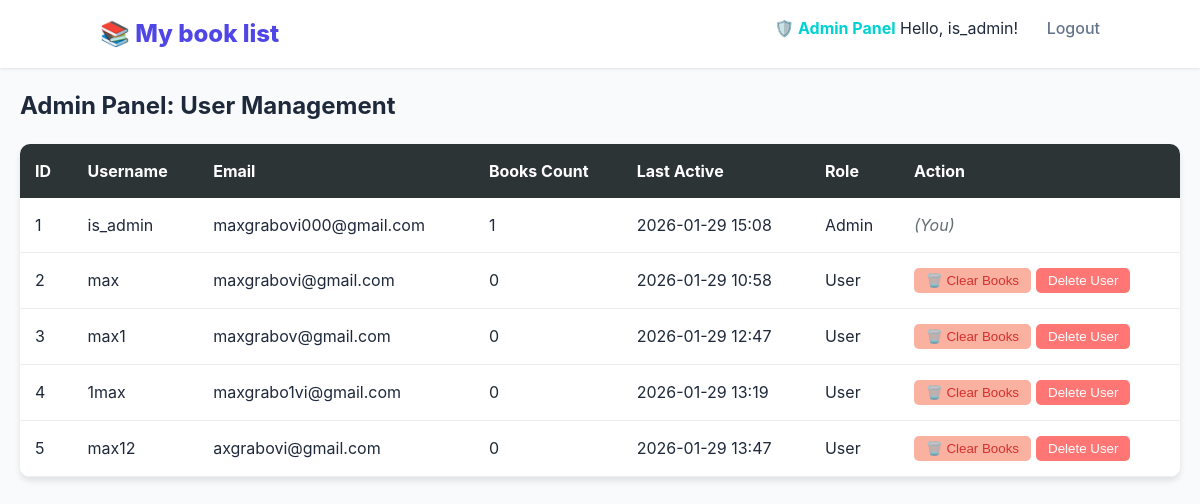
/api/admin/users (signed in), run on an earlier commit of the app's database.
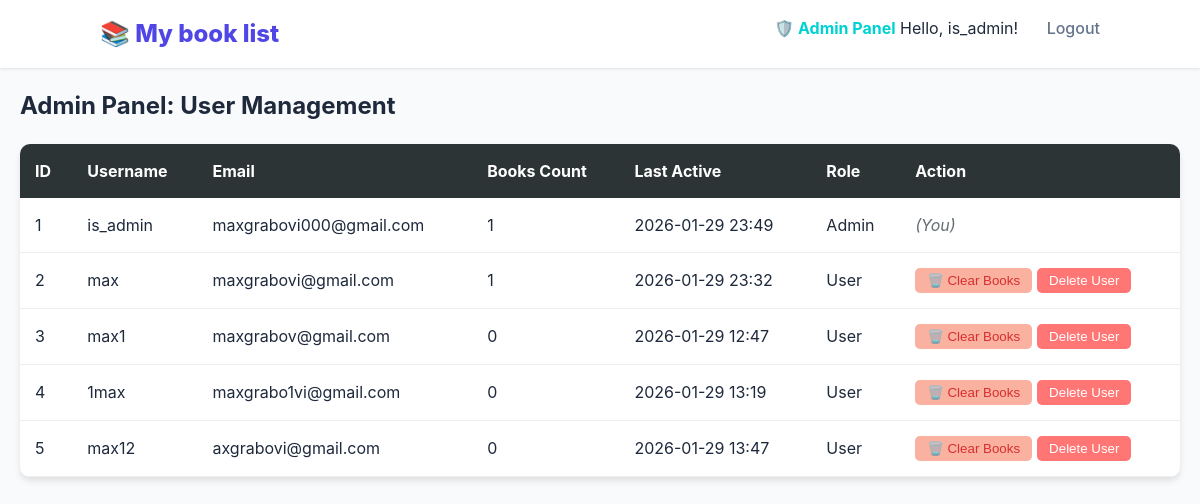
And on a later commit of the database.
### app.py (models this page shows)
class User(UserMixin, db.Model):
    id = db.Column(db.Integer, primary_key=True)
    username = db.Column(db.String(150), unique=True, nullable=False)
    email = db.Column(db.String(150), unique=True, nullable=False)
    password = db.Column(db.String(255), nullable=False)
    books = db.relationship('Book', backref='owner', lazy=True)
    is_admin = db.Column(db.Boolean, default=False)
    last_seen = db.Column(db.DateTime, default=db.func.now())

### app.py (the view)
@app.route('/api/admin/users')
@login_required
@admin_required
def api_admin_panel():
    users = User.query.all()
    return render_template('admin.html', users=users)

### app.py (called while the page is built)
def admin_required(f):
    @wraps(f)
    def decorated_function(*args, **kwargs):
        if not current_user.is_authenticated or not current_user.is_admin:
            return jsonify({'success': False, 'message': 'Admin access required'}), 403
        return f(*args, **kwargs)
    return decorated_function

@app.before_request
def before_request():
    if current_user.is_authenticated:
        current_user.last_seen = datetime.now(local_tz)
        db.session.commit()

@login_manager.user_loader
def load_user(user_id):
    return User.query.get(int(user_id))

### templates/admin.html (shortened to what this page needs)
{% extends "base.html" %}
{% block content %}
<div class="main-container">
    <h2>Admin Panel: User Management</h2>
    <table style="width:100%; border-collapse: collapse; margin-top: 20px; background: white; border-radius: 10px; overflow: hidden; box-shadow: 0 4px 6px rgba(0,0,0,0.1);">
        <thead>
        <tr style="background: #2d3436; color: white; text-align: left;">
            <th style="padding: 15px;">ID</th>
            <th style="padding: 15px;">Username</th>
            <th style="padding: 15px;">Email</th>
            <th style="padding: 15px;">Books Count</th>
            <th style="padding: 15px;">Last Active</th>
            <th style="padding: 15px;">Role</th>
            <th style="padding: 15px;">Action</th>
        </tr>
        </thead>
        <tbody>
        {% for user in users %}
        <tr id="user-row-{{ user.id }}" style="border-bottom: 1px solid #eee;">
            <td style="padding: 15px;">{{ user.id }}</td>
            <td style="padding: 15px;">{{ user.username }}</td>
            <td style="padding: 15px;">{{ user.email }}</td>
            <td style="padding: 15px;" id="books-count-{{ user.id }}">{{ user.books|length }}</td>
            <td style="padding: 15px;">
                {% if user.last_seen %}
                {{ user.last_seen.strftime('%Y-%m-%d %H:%M') }}
                {% else %}
                Never
                {% endif %}
            </td>
            <td style="padding: 15px;">{{ 'Admin' if user.is_admin else 'User' }}</td>
            <td style="padding: 15px;">
                {% if user.id != current_user.id %}
                <div style="display: flex; gap: 5px;">
                    <button onclick="clearUserBooks('{{ user.id }}', '{{ user.username }}')"
                            style="background: #fab1a0; color: #d63031; border: none; padding: 5px 12px; border-radius: 5px; cursor: pointer;">
                        🗑️ Clear Books
                    </button>
                    <button onclick="confirmDeleteUser('{{ user.id }}', '{{ user.username }}')"
                            style="background: #ff7675; color: white; border: none; padding: 5px 12px; border-radius: 5px; cursor: pointer;">
                        Delete User
                    </button>
                </div>
                {% else %}
                <span style="color: #636e72; font-style: italic;">(You)</span>
                {% endif %}
            </td>
        </tr>
        {% endfor %}
        </tbody>
    </table>
</div>
{% endblock %}

### templates/base.html (shortened to what this page needs)
<!DOCTYPE html>
<html lang="en">
<head>
    <link rel="stylesheet" href="{{url_for('static', filename='css/style.css') }}">
</head>
<body>
<nav>
    <div class="nav-container">
        <a href="/" class="logo">📚 My book list</a>
        <div class="nav-links">
            {% if current_user.is_authenticated %}
            {% if current_user.is_admin %}
            <a href="/api/admin/users" style="color: #00d2d3; font-weight: bold;">🛡️ Admin Panel</a>
            {% endif %}
            <span>Hello, {{ current_user.username }}!</span>
            <a href="/api/auth/logout">Logout</a>
            {% else %}
            <a href="/api/auth/login">Login</a>
            <a href="/api/auth/register">Register</a>
            {% endif %}
        </div>
    </div>
</nav>
<div class="container">
    {% block content %}{% endblock %}
</div>
</body>
</html>

### static/css/style.css (style rules this page uses)
:root { --primary: #4f46e5; --primary-hover: #4338ca; --success: #22c55e; --danger: #ef4444; --bg: #f8fafc; --text-main: #1e293b; --text-muted: #64748b; --card-bg: #ffffff; }
body { font-family: 'Inter', system-ui, -apple-system, sans-serif; background-color: var(--bg); color: var(--text-main); margin: 0; line-height: 1.5; }
nav { background: #ffffff; padding: 1rem 2rem; box-shadow: 0 1px 3px rgba(0,0,0,0.1); display: flex; justify-content: space-between; align-items: center; }
.nav-container { max-width: 1000px; margin: 0 auto; width: 100%; display: flex; justify-content: space-between; }
.logo { font-size: 1.5rem; font-weight: 800; color: var(--primary); text-decoration: none; }
.nav-links a { text-decoration: none; color: var(--text-muted); font-weight: 500; margin-left: 1.5rem; transition: color 0.2s; }
.container { max-width: 1200px; margin: 0 auto; padding: 0 20px; }

What changed in the data, as far as the page shows it:
changed User "is_admin": last_seen "2026-01-29 15:08" → "2026-01-29 23:49"
changed User "max": books|length "0" → "1"; last_seen "2026-01-29 10:58" → "2026-01-29 23:32"
